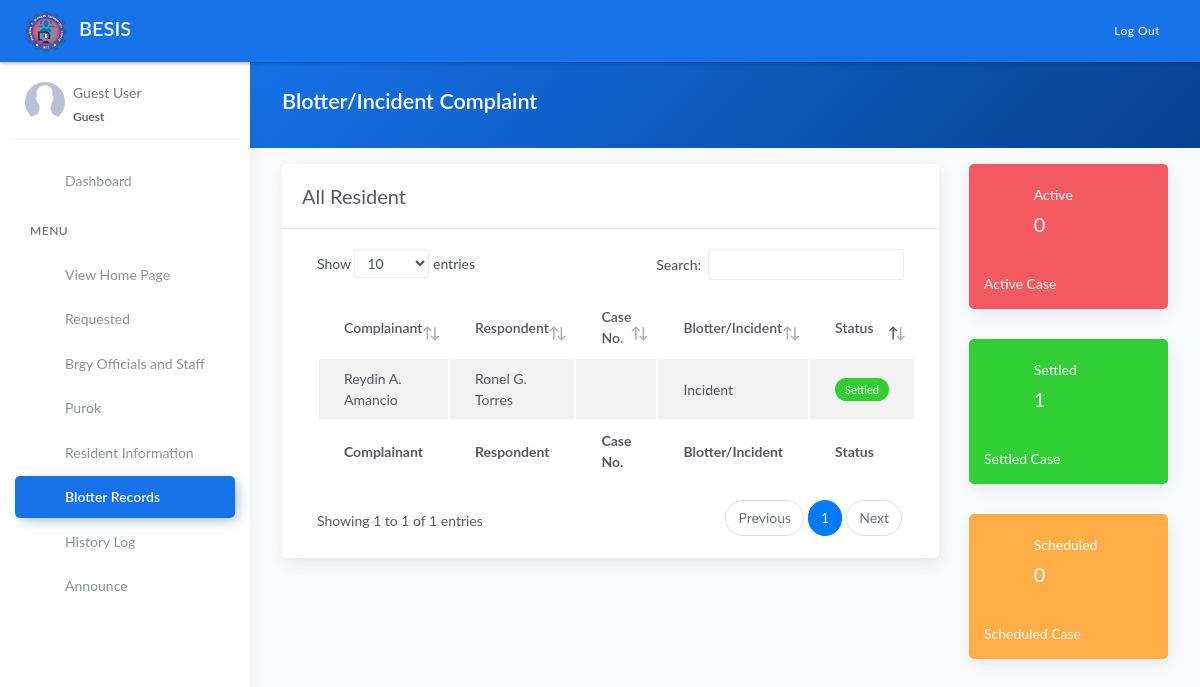
The page /blotter.php on the database its author committed.
### tables this page shows
CREATE TABLE `tblblotter` (
  `id` int(11) NOT NULL AUTO_INCREMENT,
  `complainant` varchar(100) DEFAULT NULL,
  `respondent` varchar(100) DEFAULT NULL,
  `victim` varchar(100) DEFAULT NULL,
  `type` varchar(100) DEFAULT NULL,
  `location` varchar(100) DEFAULT NULL,
  `date` date DEFAULT NULL,
  `time` time DEFAULT NULL,
  `details` varchar(10000) DEFAULT NULL,
  `status` varchar(50) DEFAULT NULL,
  PRIMARY KEY (`id`)
);

### blotter.php (the view, shortened to what this page needs)
<?php include 'server/server.php' ?>
<?php
	$query = "SELECT * FROM tblblotter ORDER BY id DESC";
    $result = $conn->query($query);
    $blotter = array();
	while($row = $result->fetch_assoc()){
		$blotter[] = $row;
	}
	$query1 = "SELECT * FROM tblblotter WHERE `status`='Active'";
    $result1 = $conn->query($query1);
	$active = $result1->num_rows;
	$query2 = "SELECT * FROM tblblotter WHERE `status`='Scheduled'";
    $result2 = $conn->query($query2);
	$scheduled = $result2->num_rows;
	$query3 = "SELECT * FROM tblblotter WHERE `status`='Settled'";
    $result3 = $conn->query($query3);
	$settled = $result3->num_rows;
?>
<!DOCTYPE html>
<html lang="en">
<head>
	<?php include 'templates/header.php' ?>
</head>
<body>
	<div class="wrapper">
		<?php include 'templates/main-header.php' ?>
		<?php include 'templates/sidebar.php' ?>
		<div class="main-panel">
			<div class="content">
				<div class="panel-header bg-primary-gradient">
					<div class="page-inner">
						<div class="d-flex align-items-left align-items-md-center flex-column flex-md-row">
							<div>
								<h2 class="text-white fw-bold">Blotter/Incident Complaint</h2>
							</div>
						</div>
					</div>
				</div>
				<div class="page-inner">
					<div class="row mt--2">
						<div class="col-md-9">
							<div class="card">
								<div class="card-header">
									<div class="card-head-row">
										<div class="card-title">All Resident</div>
									</div>
								</div>
								<div class="card-body">
									<div class="table-responsive">
										<table id="blottertable" class="display table table-striped">
											<thead>
												<tr>
													<th scope="col">Complainant</th>
													<th scope="col">Respondent</th>
													<th scope="col">Case No.</th>
													<th scope="col">Blotter/Incident</th>
													<th scope="col">Status</th>
												</tr>
											</thead>
											<tbody>
												<?php if(!empty($blotter)): ?>
													<?php foreach($blotter as $row): ?>
													<tr>
														<td><?= ucwords($row['complainant']) ?></td>
														<td><?= ucwords($row['respondent']) ?></td>
														<td><?= ucwords($row['casenum']) ?></td>
														<td><?= ucwords($row['type']) ?></td>
														<td>
															<?php if($row['status']=='Scheduled'): ?>
																<span value="Scheduled" class="badge badge-warning">Scheduled</span>
															<?php elseif($row['status']=='Active'): ?>
																<span value="Active" class="badge badge-danger">Active</span>
															<?php else: ?>
																<span value="Settled" class="badge badge-success">Settled</span>
															<?php endif ?>
														</td>
													</tr>
													<?php endforeach ?>
												<?php endif ?>
											</tbody>
											<tfoot>
												<tr>
													<th scope="col">Complainant</th>
													<th scope="col">Respondent</th>
													<th scope="col">Case No.</th>
													<th scope="col">Blotter/Incident</th>
													<th scope="col">Status</th>
												</tr>
											</tfoot>
										</table>
									</div>
								</div>
							</div>
						</div>
						<div class="col-md-3">
							<div class="card card-stats card-danger card-round">
								<div class="card-body">
									<div class="row">
										<div class="col-3">
											<div class="icon-big text-center">
											</div>
										</div>
										<div class="col-3 col-stats">
											<div class="numbers">
												<p class="card-category">Active</p>
												<h4 class="card-title"><?= number_format($active) ?></h4>
											</div>
										</div>
									</div>
								</div>
								<div class="card-body">
									<a href="javascript:void(0)" id="activeCase" class="card-link text-light">Active Case </a>
								</div>
							</div>
							<div class="card card-stats card-success card-round">
								<div class="card-body">
									<div class="row">
										<div class="col-3">
											<div class="icon-big text-center">
											</div>
										</div>
										<div class="col-3 col-stats">
											<div class="numbers">
												<p class="card-category">Settled</p>
												<h4 class="card-title"><?= number_format($settled) ?></h4>
											</div>
										</div>
									</div>
								</div>
								<div class="card-body">
									<a href="javascript:void(0)" id="settledCase" class="card-link text-light">Settled Case </a>
								</div>
							</div>
							<div class="card card-stats card-warning card-round">
								<div class="card-body">
									<div class="row">
										<div class="col-3">
											<div class="icon-big text-center">
											</div>
										</div>
										<div class="col-3 col-stats">
											<div class="numbers">
												<p class="card-category">Scheduled</p>
												<h4 class="card-title"><?= number_format($scheduled) ?></h4>
											</div>
										</div>
									</div>
								</div>
								<div class="card-body">
									<a href="javascript:void(0)" id="scheduledCase" class="card-link text-light">Scheduled Case </a>
								</div>
							</div>
						</div>
					</div>
				</div>
			</div>
		</div>
	</div>
</body>
</html>

### rows shown on the page
tblblotter: complainant "Reydin A. Amancio", respondent "Ronel G. Torres", type "Incident", status "Settled"

### other values the page prints
$active "0"
$settled "1"
$scheduled "0"
